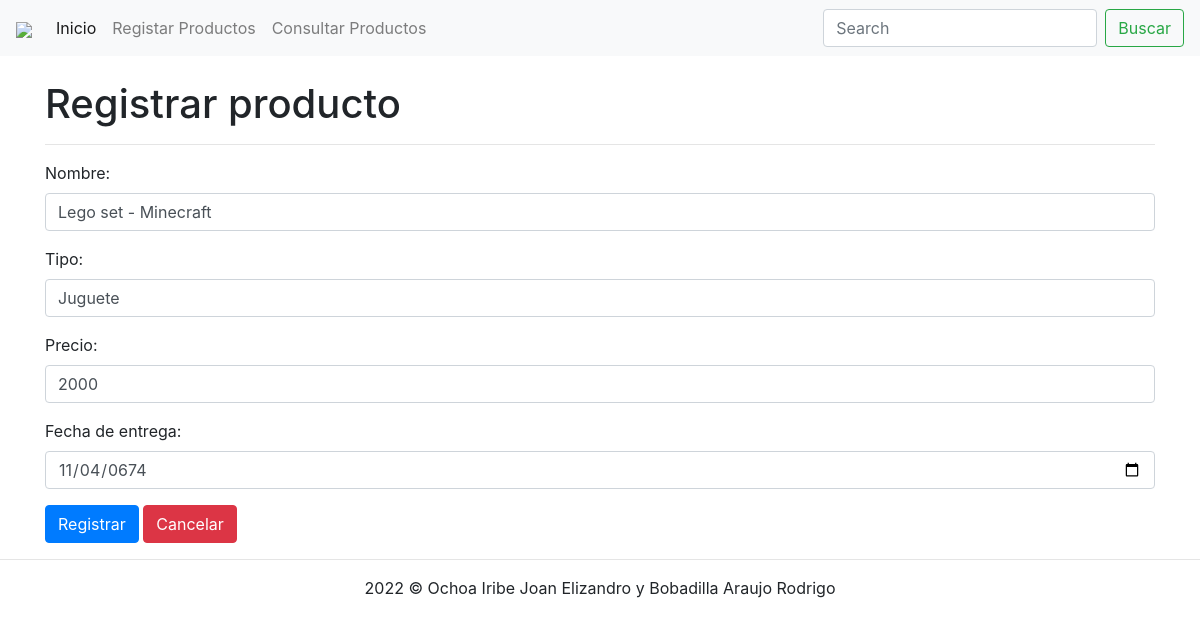
/actualizarRegistro.php?id=5, run on the app's committed database.
### tables this page shows
CREATE TABLE `productos` (
  `id` int(11) NOT NULL,
  `nombre` varchar(100) NOT NULL,
  `tipo` varchar(100) NOT NULL,
  `precio` int(11) NOT NULL,
  `fecha_entrega` date NOT NULL
);

### actualizarRegistro.php (the view, shortened to what this page needs)
<!DOCTYPE html>
<html lang="en">
<head>
    <link rel="stylesheet" href="css/bootstrap.css">
</head>
<body>
    <?php
        include 'conexion.php';
        $id = $_GET["id"];
        $sql = "SELECT * FROM productos WHERE id=" . $id;
        $resultado = $conexion->query($sql);
        $registro = $resultado->fetch_assoc();
    ?>
    <?php include 'menu.php'; ?>
    <br>
    <div class="container">
        <div class="row">
            <div class="col-12">
                <h1>Registrar producto</h1><hr>
                <form method="post" action="guardarRegistro.php">
                    <div class="form-group">
                        <label for="">Nombre:</label>
                        <input value="<?php echo $registro["nombre"]; ?>" type="text" class="form-control" name="nombre" placeholder="Teclea el nombre">
                    </div>
                    <div class="form-group">
                        <label for="">Tipo:</label>
                        <input value="<?php echo $registro["tipo"]; ?>" type="text" class="form-control" name="tipo" placeholder="Teclea el tipo de producto">
                    </div>
                    <div class="form-group">
                        <label for="">Precio:</label>
                        <input value="<?php echo $registro["precio"]; ?>" type="number" class="form-control" name="precio" placeholder="Teclea el precio del producto">
                    </div>
                    <div class="form-group">
                        <label for="">Fecha de entrega:</label>
                        <input value="<?php echo $registro["fecha_entrega"]; ?>" type="date" class="form-control" name="fecha_entrega">
                    </div>
                    <div>
                        <input type="submit" class="btn btn-primary" value="Registrar">
                        <a href="consultarDatos.php" class="btn btn-danger">Cancelar</a>
                    </div>
                </form>
            </div>
        </div>
    </div>
    <footer class="text-center">
        <hr>
        2022 &copy; Ochoa Iribe Joan Elizandro y Bobadilla Araujo Rodrigo
    </footer>
</body>
</html>

### data on the page
productos: nombre "Lego set - Minecraft", tipo "Juguete", precio "2000", fecha_entrega "11/04/0674"
